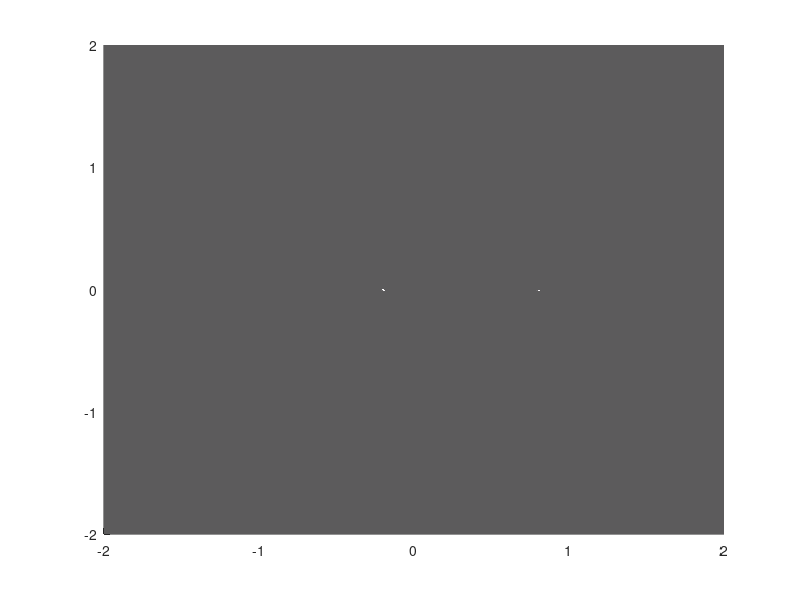

Reproduce this figure in MATLAB. (Note: this script raises an error after producing the figure.)
function pot_fun
figure

mue=0.2; %---mass ratio

[X,Y] = meshgrid(-2:.01:2);
hold on
%potential function
 Z=-(X.^2+Y.^2)-(2.*(1-mue)./sqrt((X+mue).^2+Y.^2)+...
 2.*mue./sqrt((X-1+mue).^2+Y.^2))-0*mue*(1-mue);
 surf(X,Y,Z,'FaceColor',[1 0.99 1],'EdgeColor','none') %[1 0.99 1]
 camlight left; lighting phong
zlim([-3.8 -2.83])
alpha(0.5)% --- for transpancy
view([60 80])
grid on
